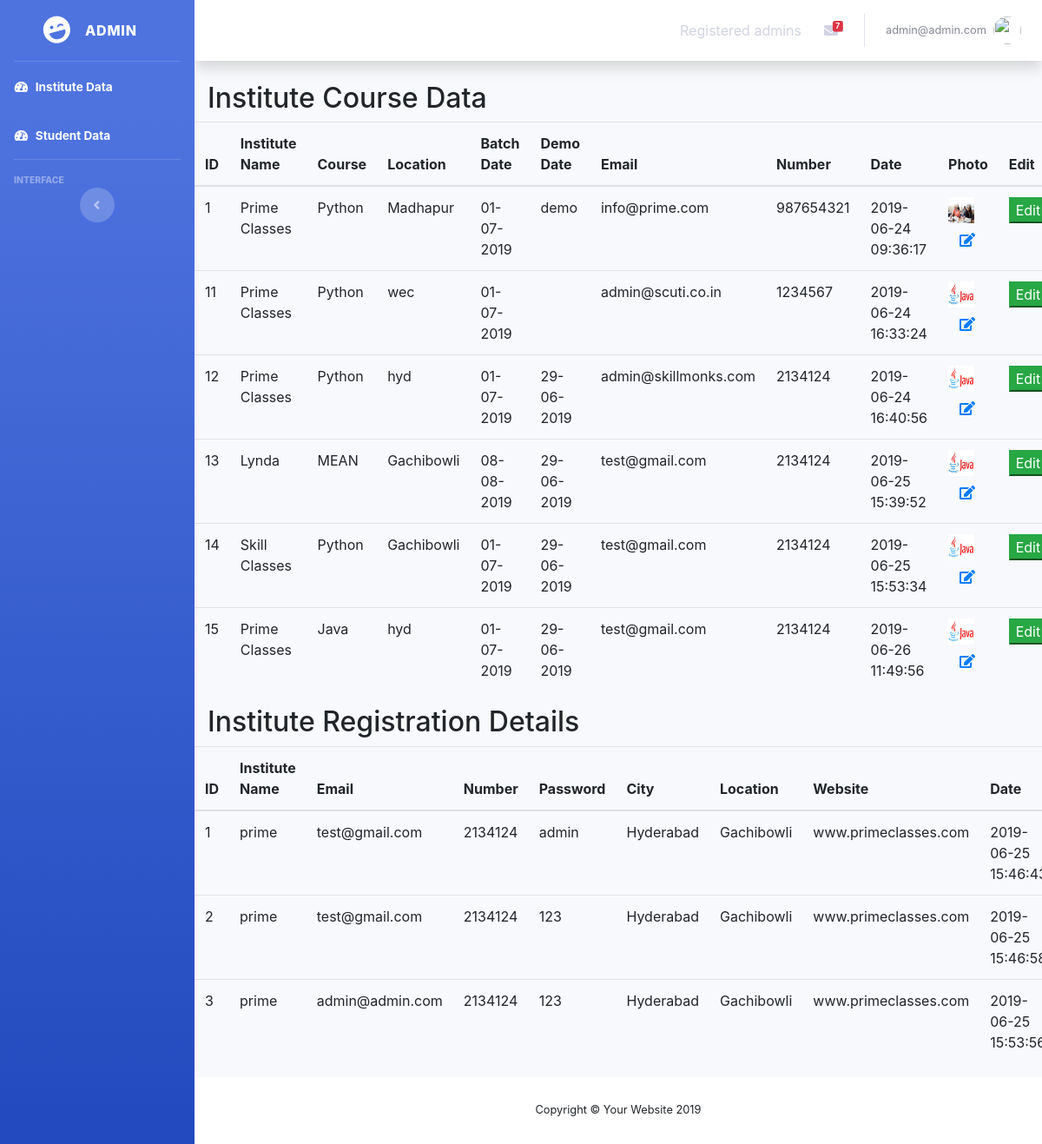
The app's page /admin/institute_data.php (signed in) with its own data.
### tables this page shows
CREATE TABLE `institute_data` (
  `id` int(11) NOT NULL,
  `institute` varchar(50) NOT NULL,
  `course` varchar(50) NOT NULL,
  `location` varchar(50) NOT NULL,
  `batch_date` varchar(50) NOT NULL,
  `demo_date` varchar(50) NOT NULL,
  `email` varchar(50) NOT NULL,
  `number` varchar(50) NOT NULL,
  `photo` varchar(200) NOT NULL,
  `date` varchar(50) NOT NULL
);

CREATE TABLE `institute_registration` (
  `id` int(11) NOT NULL,
  `institute_name` varchar(30) NOT NULL,
  `email` varchar(50) NOT NULL,
  `number` varchar(50) NOT NULL,
  `password` varchar(50) NOT NULL,
  `city` varchar(50) NOT NULL,
  `location` varchar(50) NOT NULL,
  `website` varchar(50) NOT NULL,
  `date` varchar(50) NOT NULL
);

### admin/institute_data.php (the view, shortened to what this page needs)
<?php
include('includes/header.php'); ?>
<?php include('includes/navbar.php'); ?>
<div class="container">
    <div class="row">
        <div class="col-12">
            <h2>
                Institute Course Data
            </h2>
        </div>
        <?php
        $query = "SELECT * FROM institute_data";
        $query_run = mysqli_query($connection, $query);
        ?>
        <div class="table-responsive">
            <table class="table">
                <thead>
                    <tr>
                        <th>ID</th>
                        <th>Institute Name</th>
                        <th>Course</th>
                        <th>Location</th>
                        <th>Batch Date</th>
                        <th>Demo Date</th>
                        <th>Email</th>
                        <th>Number</th>
                        <th>Date</th>
                        <th>Photo</th>
                        <th>Edit</th>
                    </tr>
                </thead>
                <tbody>
                    <?php
                    if (mysqli_num_rows($query_run) > 0) {
                        while ($row = mysqli_fetch_assoc($query_run)) {
                            $image = (!empty($row['photo'])) ? '../img/'.$row['photo'] : '../img/jav.jpg';
                            ?>
                            <tr>
                                <td><?php echo $row['id']; ?></td>
                                <td><?php echo $row['institute']; ?></td>
                                <td><?php echo $row['course']; ?></td>
                                <td><?php echo $row['location']; ?></td>
                                <td><?php echo $row['batch_date']; ?></td>
                                <td><?php echo $row['demo_date']; ?></td>
                                <td><?php echo $row['email']; ?></td>
                                <td><?php echo $row['number']; ?></td>
                                <td><?php echo $row['date']; ?></td>
                                <td>
                                <form action="institute_photo.php" method="post">
                                <img src='<?php echo "$image" ?>' height='30px' width='30px'>
                               <button class="btn" name="edit_photo"><a href='#!'><i class='fa fa-edit'></i></a></button>
                                </form>
                            </td>
                                <td><form action="institute_edit.php" method="post">
                                    <button class="btn-success " name="edit_btn" type="submit">Edit</button>
                                    </form>
                                </td>
                            </tr>
                        <?php
                    }
                } else {
                    echo "No record found";
                }
                ?>
                </tbody>
            </table>
        </div>
    </div>
    <div class="row">
        <div class="col-12">
            <h2>Institute Registration Details</h2>
        </div>
        <?php
        $query = "SELECT * FROM institute_registration";
        $query_run = mysqli_query($connection, $query);
        ?>
        <div class="table-responsive">
            <table class="table">
                <thead>
                    <tr>
                        <th>ID</th>
                        <th>Institute Name</th>
                        <th>Email</th>
                        <th>Number</th>
                        <th>Password</th>
                        <th>City</th>
                        <th>Location</th>
                        <th>Website</th>
                        <th>Date</th>
                    </tr>
                </thead>
                <tbody>
                    <?php
                    if (mysqli_num_rows($query_run) > 0) {
                        while ($row = mysqli_fetch_assoc($query_run)) {
                            ?>
                            <tr>
                                <td><?php echo $row['id']; ?></td>
                                <td><?php echo $row['institute_name']; ?></td>
                                <td><?php echo $row['email']; ?></td>
                                <td><?php echo $row['number']; ?></td>
                                <td><?php echo $row['password']; ?></td>
                                <td><?php echo $row['city']; ?></td>
                                <td><?php echo $row['location']; ?></td>
                                <td><?php echo $row['website']; ?></td>
                                <td><?php echo $row['date']; ?></td>
                            </tr>
                        <?php
                    }
                } else {
                    echo "No record found";
                }
                ?>
                </tbody>
            </table>
        </div>
    </div>
</div>
</div>
<?php include('includes/footer.php'); ?>

### records on screen
institute_data: id "1", institute "Prime Classes", course "Python", location "Madhapur", batch_date "01-07-2019", demo_date "demo", email "info@prime.com", number "987654321", date "2019-06-24 09:36:17", photo (picture)
institute_data: id "11", institute "Prime Classes", course "Python", location "wec", batch_date "01-07-2019", email "admin@scuti.co.in", number "1234567", date "2019-06-24 16:33:24", photo (picture)
institute_data: id "12", institute "Prime Classes", course "Python", location "hyd", batch_date "01-07-2019", demo_date "29-06-2019", email "admin@skillmonks.com", number "2134124", date "2019-06-24 16:40:56"
institute_data: id "13", institute "Lynda", course "MEAN", location "Gachibowli", batch_date "08-08-2019", demo_date "29-06-2019", email "test@gmail.com", number "2134124", date "2019-06-25 15:39:52", photo (picture)
institute_data: id "14", institute "Skill Classes", course "Python", location "Gachibowli", batch_date "01-07-2019", demo_date "29-06-2019", email "test@gmail.com", number "2134124", date "2019-06-25 15:53:34"
institute_data: id "15", institute "Prime Classes", course "Java", location "hyd", batch_date "01-07-2019", demo_date "29-06-2019", email "test@gmail.com", number "2134124", date "2019-06-26 11:49:56"
institute_registration: id "1", institute_name "prime", email "test@gmail.com", number "2134124", password "admin", city "Hyderabad", location "Gachibowli", website "www.primeclasses.com", date "2019-06-25…"
institute_registration: id "2", institute_name "prime", email "test@gmail.com", number "2134124", password "123", city "Hyderabad", location "Gachibowli", website "www.primeclasses.com", date "2019-06-25…"
institute_registration: id "3", institute_name "prime", email "admin@admin.com", number "2134124", password "123", city "Hyderabad", location "Gachibowli", website "www.primeclasses.com", date "2019-06-25…"

### other values on screen
$_SESSION['username'] "admin@admin.com"
